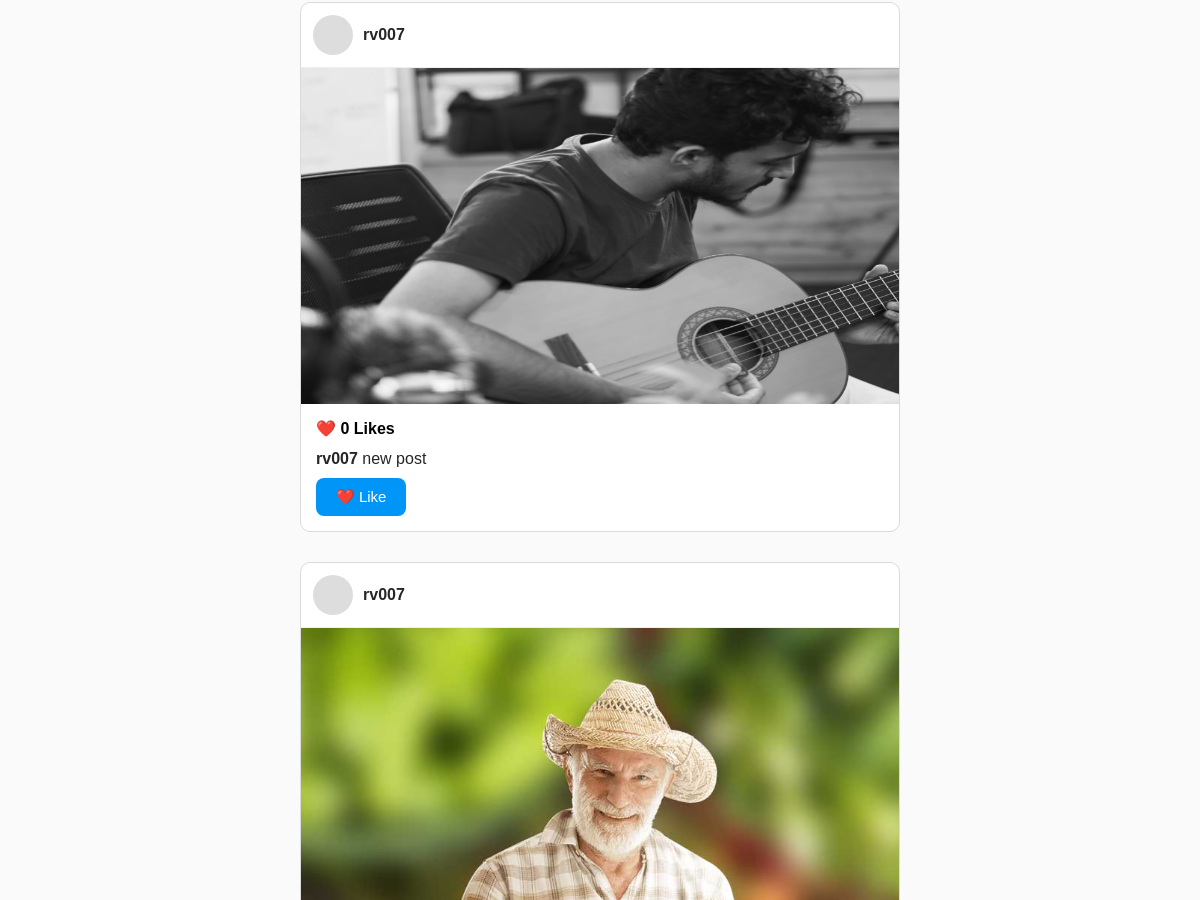
Page /allimage (signed in, middle part) on the earlier database version.
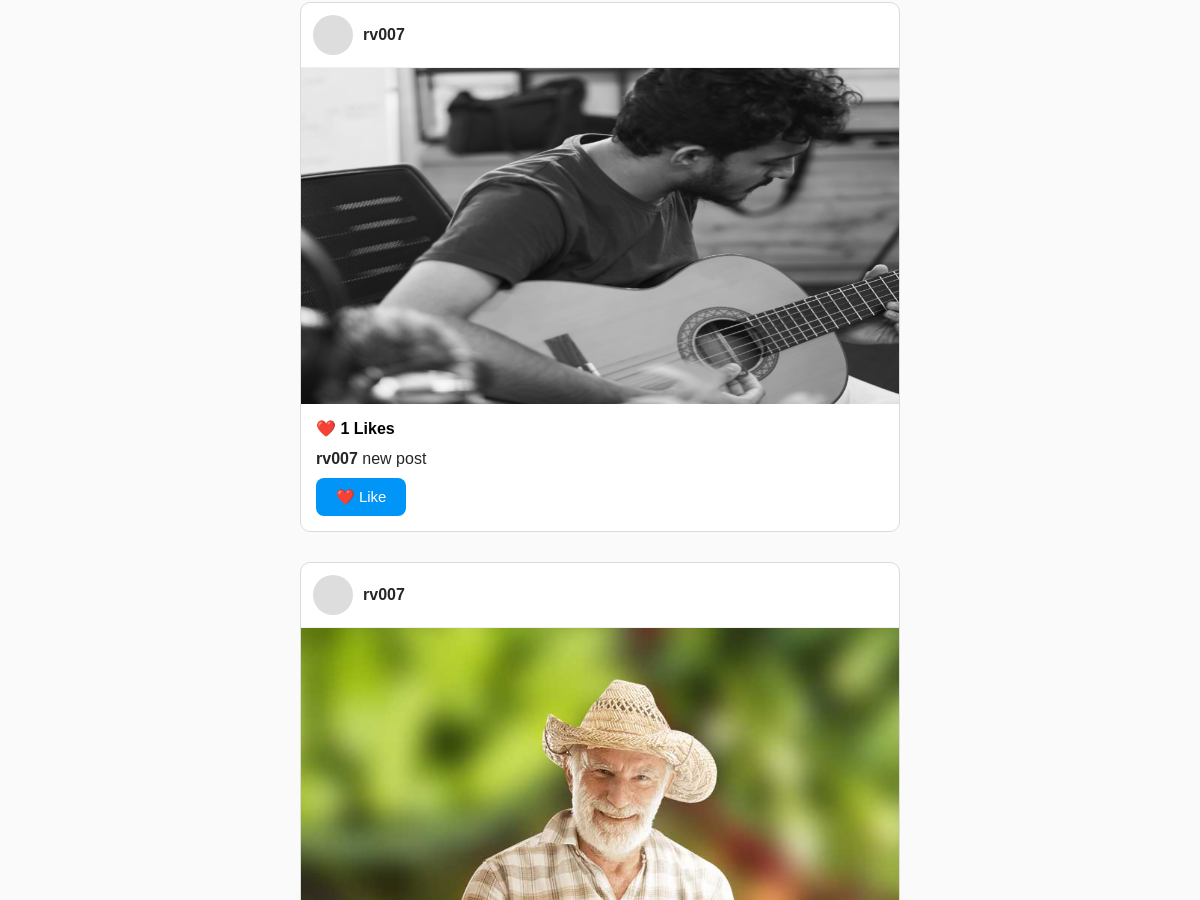
Same page on the later database version.
### core/models.py (models this page shows, shortened)
class Post(models.Model):
    id=models.UUIDField(primary_key=True,default=uuid.uuid4)
    user=models.CharField(max_length=100)
    image=models.ImageField(upload_to='post_images/')
    caption=models.TextField()
    created_at=models.DateField(default=datetime.now)
    no_of_likes=models.IntegerField(default=0)

### core/views.py (the view)
# urls.py: path('allimage',views.userallimg,name='allimages'),
@login_required(login_url='signin')
def userallimg(request):
    user_posts = Post.objects.filter(user=request.user.username).order_by('-created_at')   # remove order_by if no field
    context = {
        'user_posts': user_posts,
    }
    return render(request, 'user_all_img.html', context)

### core/templates/user_all_img.html (shortened to what this page needs)
<div class="container">
{% for post in user_posts %}
<div class="post-card">
    <div class="post-header">
        <div class="profile-pic"></div>
        <div class="username">{{ request.user.username }}</div>
    </div>
    <div class="post-image">
        <img src="{{ post.image.url }}" alt="Post">
    </div>
    <div class="post-body">
        <p class="likes">❤️ {{ post.no_of_likes }} Likes</p>
        <p class="caption">
            <strong>{{ request.user.username }}</strong>
            {{ post.caption }}
        </p>
        <form action="{% url 'user_profile_like_post' %}" method="POST">
            <button class="like-btn" type="submit">
                ❤️ Like
            </button>
        </form>
    </div>
</div>
{% endfor %}
</div>

Differences in the rows shown:
changed Post "new post": no_of_likes "0" → "1"
